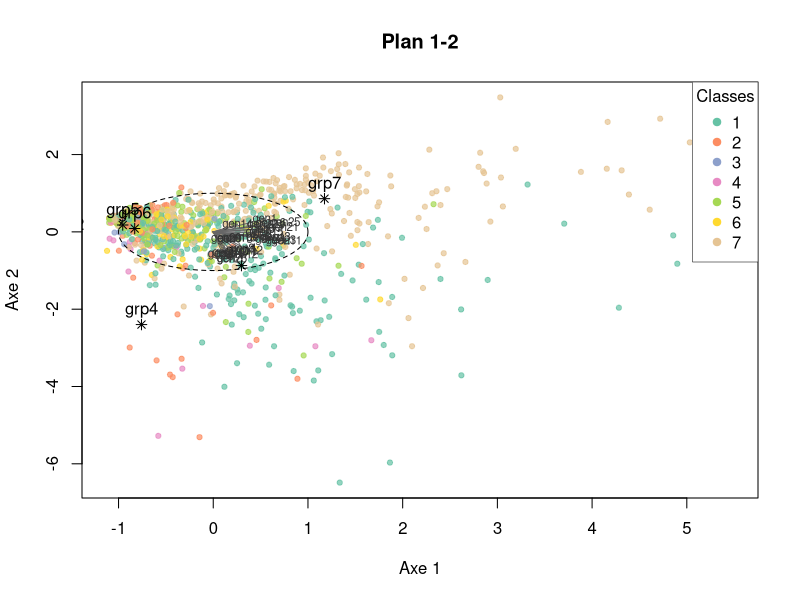
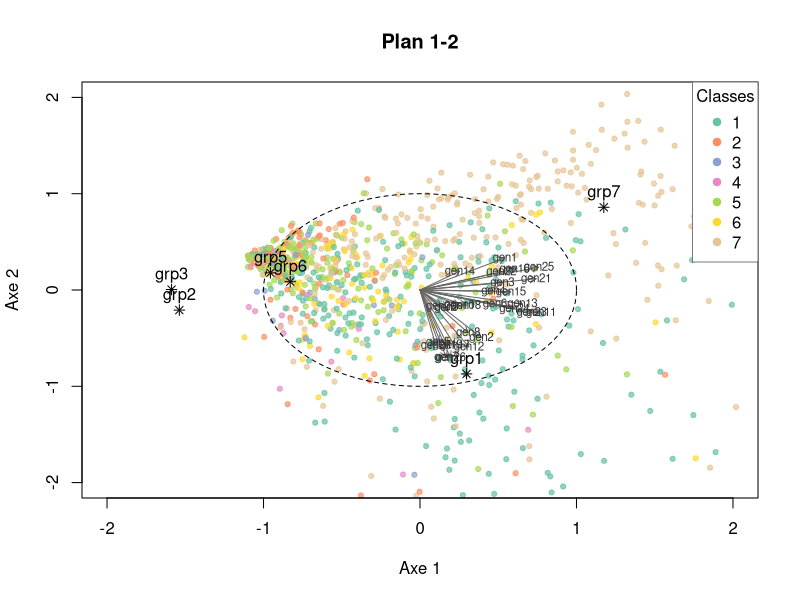
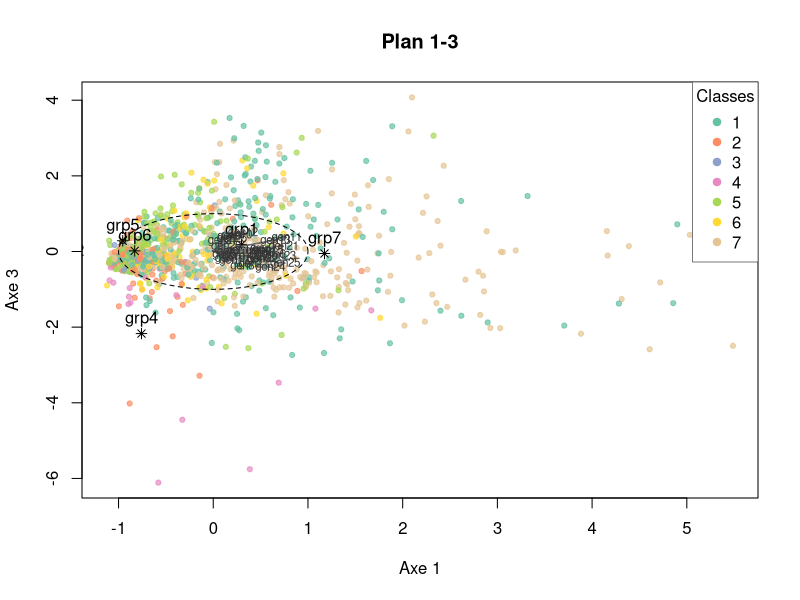
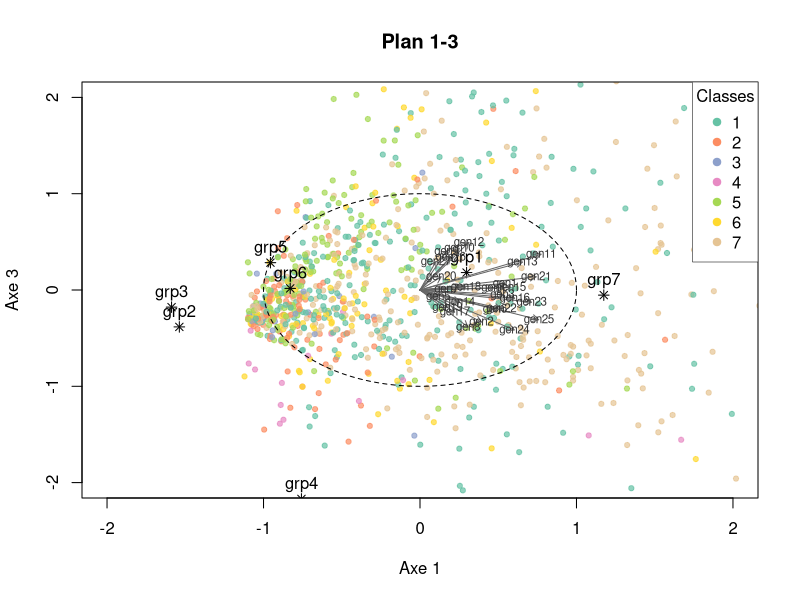
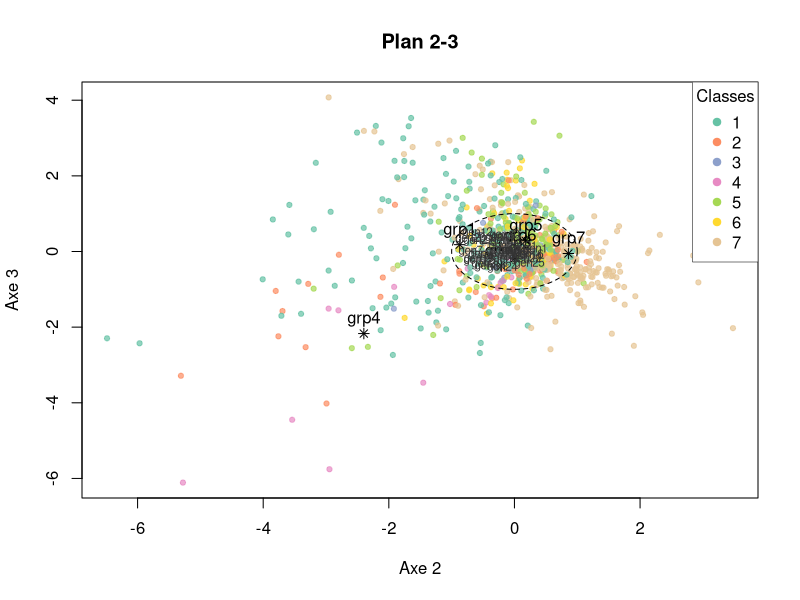
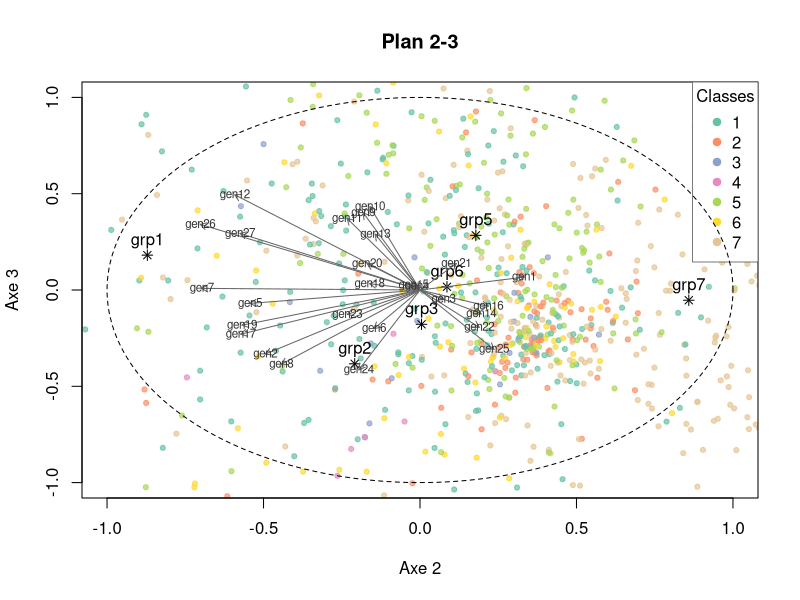

The R source for these figures, in order:
## ---- chunk 1

knitr::opts_chunk$set(echo = TRUE)

## ---- chunk 2

# Matrice de pondération diagonale à partir d’un vecteur w

Wmat <- function(w) {
  if (is.null(w)) return(NULL)
  diag(as.numeric(w), nrow = length(w))
}

# Norme pondérée avec w vecteur poids ou W matrice diag

w_norm2 <- function(v, w) {
  if (is.null(w)) return(as.numeric(t(v) %*% v))
  as.numeric(t(v) %*% (w * v))
}

# Produit scalaire pondéré

w_prod <- function(a, b, w) {
  if (is.null(w)) return(as.numeric(t(a) %*% b))
  as.numeric(t(a) %*% (w * b))
}

# Racine symétrique de M (M supposée SPD ou semi-définie)

M_half <- function(M) {
  ev <- eigen(M, symmetric = TRUE)
  vals <- pmax(ev$values, 0)
  vecs <- ev$vectors
  vecs %*% diag(sqrt(vals), length(vals)) %*% t(vecs)
}

# Inverse de la racine symétrique de M (pseudo-inverse si valeurs nulles)

M_half_inv <- function(M) {
  ev <- eigen(M, symmetric = TRUE)
  vals <- ev$values
  vecs <- ev$vectors
  invvals <- ifelse(vals > 0, 1 / sqrt(vals), 0)
  vecs %*% diag(invvals, length(invvals)) %*% t(vecs)
}

## ---- chunk 3

adpls_part1 <- function(X, Y, H = 2, w = NULL, M = NULL, center_scale = TRUE) {
  
# Conversion explicite en matrices et extraction des dimensions
  X <- as.matrix(X)
  Y <- as.matrix(Y)
  n <- nrow(X)
  p <- ncol(X)
  
# Vérification : X et Y doivent décrire les mêmes individus
  if (nrow(Y) != n) stop(" X et Y doivent avoir le même nombre de lignes (individus)")

# Construction du vecteur de poids w 
  if (is.null(w)) w <- rep(1 / n, n)
  w <- as.numeric(w)
  if (length(w) != n) stop("Longueur de w différente de n (nrow(X))")
  W <- diag(w)
  
# Centrage-réduction éventuel de X
  if (center_scale) X <- scale(X, center = TRUE, scale = TRUE)
  
# Matrice métrique M (M = I par défaut)
  if (is.null(M)) M <- diag(1, p)
  if (!all(dim(M) == c(p, p))) stop("M doit être p x p")
  
# Calcul de racines de M
  sqrtM <- M_half(M)
  inv_sqrtM <- M_half_inv(M)
  
# Projecteur Pi_Y
  YYw <- t(Y) %*% (W %*% Y)
  inv_YYw <- solve(YYw)
  PiY <- Y %*% inv_YYw %*% t(Y) %*% W
  
# Projection de X sur l'espace de Y
  Xhat <- PiY %*% X
  
# Matrice E (pour la diagonalisation)
  E <- t(Xhat) %*% (W %*% Xhat)
  
# Réservation des objets de sortie
  if (is.null(H) || !is.numeric(H) || H < 1) stop("H doit être un entier positif")
  H <- as.integer(H)
  U_list <- vector("list", H) 
  F <- matrix(0, n, H)
  Ftilde <- matrix(0, n, H)
  
# Boucle sur h = 1...H
  for (h in seq_len(H)) {
    if (h == 1) {
      
# Première composante : diagonalisation de E* = M^{1/2} E M^{1/2}
      Estar <- sqrtM %*% E %*% sqrtM
      ev <- eigen(Estar, symmetric = TRUE)
      
# Vecteur propre principal en métrique transformée
      ustar <- ev$vectors[, 1]
      
# Retour dans l'espace u : u = M^{-1/2} u*
      u <- inv_sqrtM %*% ustar
      
# Normalisation selon la contrainte u'Mu = 1
      unorm <- as.numeric(t(u) %*% (M %*% u))
      if (unorm <= 0) stop("Norme u'Mu non strictement positive")
      u <- u / sqrt(unorm)
      
    } else {
      
# Construction de D' = F_{h-1}' W X
      Fprev <- F[, 1:(h - 1), drop = FALSE]
      Dprime <- t(Fprev) %*% (W %*% X)
      D <- t(Dprime)
      
# Construction de Pi_{D^\perp} = I - D(D'MD)^{-1}D'M
      inner <- t(D) %*% (M %*% D)
      inv_inner <- solve(inner)
      PiDperp <- diag(1, p) - D %*% inv_inner %*% t(D) %*% M
      
# Matrice à diagonaliser : M^{1/2} Pi_{D^\perp} E M Pi_{D^\perp}' M^{1/2}
      Estar_proj <- sqrtM %*% PiDperp %*% E %*% t(PiDperp) %*% sqrtM
      ev <- eigen(Estar_proj, symmetric = TRUE)
      
# Premier vecteur propre dans l’espace réduit
      ustar <- ev$vectors[, 1]
      u <- inv_sqrtM %*% ustar
      
# Normalisation selon la contrainte u'Mu = 1
      unorm <- as.numeric(t(u) %*% (M %*% u))
      if (unorm <= 0) stop(paste("Norme u'Mu non positive (h=", h, ")", sep = ""))
      u <- u / sqrt(unorm)
    }
    
# Calcul du score f_h = X M u
    f_h <- X %*% (M %*% u)
    
# Normalisation pondérée : f_tilde_h = f_h / ||f_h||_W
    fnorm2 <- as.numeric(t(f_h) %*% (W %*% f_h))
    if (fnorm2 <= 0) stop(paste("Norme de f_h <= 0 (h=", h, ")", sep = ""))
    ftilde_h <- f_h / sqrt(fnorm2)
    
# Stockage des résultats
    U_list[[h]] <- as.numeric(u)
    F[, h] <- as.numeric(f_h)
    Ftilde[, h] <- as.numeric(ftilde_h)
  }
  
# Conversion de la liste de vecteurs en matrice p x H
  U_mat <- do.call(cbind, U_list)
  colnames(U_mat) <- paste0("u", seq_len(ncol(U_mat)))
  colnames(F) <- paste0("f", seq_len(ncol(F)))
  colnames(Ftilde) <- paste0("f_tilde", seq_len(ncol(Ftilde)))
  
  return(list(U = U_mat, F = F, Ftilde = Ftilde, Xhat = Xhat, 
              E = E, PiY = PiY, M = M, w = w))
}
## ---- chunk 4

adpls_part2 <- function(X, Y, H = 2, w = NULL, M = NULL, center_scale = TRUE) {
  
# Réutilise la fonction adpls_part1
  part1 <- adpls_part1(X, Y, H, w, M, center_scale)
  
# Préparation des objets utiles
  X <- as.matrix(X)
  if (center_scale) X <- scale(X,             # centrer-réduire X si nécessaire
                               center = TRUE, 
                               scale = TRUE)   
  n <- nrow(X)
  W <- diag(part1$w)
  M <- part1$M
  F <- part1$F
  U <- part1$U
  Xhat <- part1$Xhat
  E <- part1$E
  
# Calcul de l'inertie totale sur X transformé
  total_inertia <- sum(diag(t(X) %*% (W %*% X)))
  
# Réservation des vecteurs résultats
  S_vec <- numeric(H)
  R2_vec <- numeric(H)
  
# Boucle sur h
  for (h in seq_len(H)) {
    
# Extraction de f_h
    f_h <- F[, h, drop = FALSE]
    
# Norme pondérée
    fnorm2 <- as.numeric(t(f_h) %*% (W %*% f_h))
    
# Calcul de S(f_h)
    S_vec[h] <- fnorm2 / total_inertia
    
# Projection PiY*f_h
    fhat_h <- part1$PiY %*% f_h
    
# Norme pondérée de la projection
    top_val <- as.numeric(t(fhat_h) %*% (W %*% fhat_h))
    
# Calcul du coefficient de détermination R²
    R2_vec[h] <- top_val / fnorm2
  }
  
# Ajout des indicateurs au résultat final
  part1$S <- S_vec
  part1$R2 <- R2_vec
  
  return(part1)
}

## ---- chunk 5

adpls_part3 <- function(X, Y, H = 2, w = NULL, M = NULL, center_scale = TRUE) {

# Réutilise la fonction adpls_part2
  part2 <- adpls_part2(X, Y, H, w, M, center_scale)
  
# Préparation des objets utiles
  W <- diag(part2$w)
  F <- part2$F
  Y <- as.matrix(Y)
  
# Calcul des centres de gravité : G = (Y'WY)^{-1} Y'WF
  YtWY <- t(Y) %*% W %*% Y
  YtWF <- t(Y) %*% W %*% F
  G <- solve(YtWY, YtWF)
  
  rownames(G) <- colnames(Y)
  colnames(G) <- paste0("Axe_", seq_len(H))
  
# Ajout des résultats
  part2$centers <- G
  
  return(part2)
}

## ---- chunk 6

adpls_part4 <- function(X, Y, H = 2, w = NULL, M = NULL, center_scale = TRUE) {

# Réutilise la fonction adpls_part3
  part3 <- adpls_part3(X, Y, H, w, M, center_scale)
  
# Préparation des objets utiles
  W <- diag(part3$w)
  F <- part3$F
  
# X transformé de la même manière que dans la partie 1
  X <- as.matrix(X)
  if (center_scale) X <- scale(X, center = TRUE, scale = TRUE)
  n <- nrow(X)
  p <- ncol(X)
  
# Matrice des corrélations
  C <- matrix(0, nrow = p, ncol = H)
  
# Calcul de corrélations pondérées entre X_j et f_h
  for (j in 1:p) {
    xj <- X[, j]
    norm_xj <- sqrt(as.numeric(t(xj) %*% (W %*% xj)))
    
    for (h in 1:H) {
      fh <- F[, h]
      norm_fh <- sqrt(as.numeric(t(fh) %*% (W %*% fh)))
      if (norm_xj == 0 || norm_fh == 0) {
        C[j, h] <- 0
      } else {
        C[j, h] <- as.numeric(t(xj) %*% (W %*% fh)) / (norm_xj * norm_fh)
      }
    }
  }
  
  rownames(C) <- colnames(X)
  colnames(C) <- paste0("Axe_", seq_len(H))
  
# Ajout des résultats
  part3$var_coords <- C
  
  return(part3)
}

## ---- chunk 7

adpls_full <- function(X, Y, H=2, w=NULL, M=NULL, center_scale=TRUE){
  
# Fonctions utilitaires internes
  Wmat <- function(w) {
    if (is.null(w)) return(NULL)
    diag(as.numeric(w), nrow = length(w))
  }

  w_norm2 <- function(v, w) {
    if (is.null(w)) return(sum(v^2))
    as.numeric(t(v) %*% (w * v))
  }

  w_prod <- function(a, b, w) {
    if (is.null(w)) return(as.numeric(t(a) %*% b))
    as.numeric(t(a) %*% (w * b))
  }

  M_half <- function(M) {
    ev <- eigen(M, symmetric = TRUE)
    vals <- pmax(ev$values, 0)
    vecs <- ev$vectors
    vecs %*% diag(sqrt(vals), length(vals)) %*% t(vecs)
  }
  
  M_half_inv <- function(M) {
    ev <- eigen(M, symmetric = TRUE)
    vals <- ev$values
    vecs <- ev$vectors
    invvals <- ifelse(vals > 0, 1 / sqrt(vals), 0)
    vecs %*% diag(invvals, length(invvals)) %*% t(vecs)
  }
 
 if (is.null(w)) w <- rep(1 / nrow(X), nrow(X))
  
# Enchainement des étapes de calcul
  part1 <- adpls_part1(X = X, Y = Y, H = H, w = w, M = M, center_scale = center_scale)
  part2 <- adpls_part2(X = X, Y = Y, H = H, w = w, M = M, center_scale = center_scale)
  part3 <- adpls_part3(X = X, Y = Y, H = H, w = w, M = M, center_scale = center_scale)
  part4 <- adpls_part4(X = X, Y = Y, H = H, w = w, M = M, center_scale = center_scale)

# Extraction et renvoi des résultats essentiels 
  return(list(F = part1$F, 
              Ftilde = part1$Ftilde,
              S = part2$S, 
              R2 = part2$R2,
              centers = part3$centers,
              var_coords = part4$var_coords))
}
## ---- chunk 8

library(RColorBrewer)

plot_adpls <- function(out, Y = NULL, Y_labels = NULL, h = 1, m = 2,
                       show_variables = TRUE, circle = TRUE,
                       main = NULL, cex_ind = 0.7, cex_cent = 1.0,
                       xlim = NULL, ylim = NULL) {

  Ftilde <- out$Ftilde
  centers <- out$centers
  var_coords <- out$var_coords
  n <- nrow(Ftilde)
  
# Identification des étiquettes de classes
  if (is.null(Y_labels) & !is.null(Y)) {
    lab <- apply(Y, 1, function(r) which(r == 1))
    Y_labels <- factor(lab)
  } else if (is.null(Y_labels)) {
    stop("Y_labels ou Y doivent être fournis!")
  }
  
# Coordonnées des individus sur les axes (h, m)
  xind <- Ftilde[, h]
  yind <- Ftilde[, m]
  classes <- as.factor(Y_labels)
  
# Palette de couleurs
  n_classes <- length(levels(classes))
  cols <- brewer.pal(min(max(n_classes, 3), 8), "Set2")
  if (n_classes > 8) cols <- rep(cols, length.out = n_classes)
  
# Tracé des individus
  plot(xind, yind,
       col = adjustcolor(cols[as.numeric(classes)], alpha.f = 0.7),
       pch = 19,
       cex = cex_ind,
       xlab = paste0("Axe ", h),
       ylab = paste0("Axe ", m),
       main = main,
       bg = "white",
       xlim = xlim,
       ylim = ylim)
  
# Légende
  legend("topright",
         legend = levels(classes),
         col = cols,
         pch = 19,
         cex = 1,
         title = "Classes",
         bg = "white",
         box.lwd = 0.5, 
         box.col = "black",
         text.col = "black")
  
# Centres de gravité
  points(centers[, h], centers[, m], col = "black", pch = 8, cex = cex_cent)
  text(centers[, h], centers[, m], labels = rownames(centers), pos = 3)
  
# Représentation des variables dans le plan
  if (show_variables) {
    arrows(rep(0, nrow(var_coords)), rep(0, nrow(var_coords)),
           var_coords[, h], var_coords[, m],
           length = 0.07, col = "grey40", lwd = 1)
    
    text(var_coords[, h], var_coords[, m],
         labels = rownames(var_coords),
         cex = 0.7, col = "grey20")
    
# Cercle unité pour l'interprétation des corrélations
    if (circle) {
      angles <- seq(0, 2*pi, length.out = 200)
      lines(cos(angles), sin(angles), lty = 2, col = "black")
    }
  }
}

# Opérateur utilitaire : renvoie a si non nul, sinon b
`%||%` <- function(a, b) if (!is.null(a)) a else b

## ---- chunk 9
data <- read.table("Datagenus.csv", header = TRUE)
X <- scale(as.matrix(data[, paste0("gen", 1:27)]), center = TRUE, scale = TRUE)
grp <- as.factor(data$forest)
Y <- model.matrix(~ grp - 1)
## ---- chunk 10
M1 <- diag(1, ncol(X))

#adls
out1 <- adpls_full(X, Y, H = 3, w = rep(1 / nrow(X), nrow(X)), M = M1, center_scale = FALSE)

data.frame(
  Axe = 1:3,
  S = round(out1$S, 3),
  R2 = round(out1$R2, 3),
  Discriminant = round(out1$S * out1$R2, 3)
)
## ---- chunk 11
X2 <- as.matrix(data[, paste0("gen", 1:27)])
grp <- as.factor(data$forest)
Y <- model.matrix(~ grp- 1)

variances2 <- apply(X2, 2, var)
M2 <- diag(1 / variances2)

# standartisation
X_scaled2 <- scale(X, center = TRUE, scale = TRUE)

# adpls
out_M2 <- adpls_full(X_scaled2, Y, H = 3, M = M2)

# S, R2, Discriminant
data.frame(
  Axe = 1:3,
  S = round(out_M2$S, 3),
  R2 = round(out_M2$R2, 3),
  Discriminant = round(out_M2$S * out_M2$R2, 3)
)
## ---- chunk 12
data <- read.table("Datagenus.csv", header = TRUE)

X <- scale(as.matrix(data[, paste0("gen", 1:27)]), center = TRUE, scale = TRUE)
grp <- as.factor(data$forest)
Y <- model.matrix(~ grp - 1)

#choosing M
M <- diag(1, ncol(X))

#adls
out <- adpls_full(X, Y, H = 3, w = rep(1 / nrow(X), nrow(X)), M = M, center_scale = FALSE)

data.frame(
  Axe = 1:3,
  S = round(out$S, 3),
  R2 = round(out$R2, 3),
  Discriminant = round(out$S * out$R2, 3)
)
## ---- chunk 13
plot12 <- plot_adpls(out, Y = Y, Y_labels = grp, h = 1, m = 2, show_variables = TRUE, main = "Plan 1-2")
## ---- chunk 14
plot_adpls(
  out,
  Y = Y,
  Y_labels = grp,
  h = 1,
  m = 2,
  show_variables = TRUE,
  main = "Plan 1-2",
  xlim = c(-2, 2),
  ylim = c(-2, 2)
)
## ---- chunk 15
plot13 <- plot_adpls(out, Y = Y, Y_labels = grp, h = 1, m = 3, show_variables = TRUE, main = "Plan 1-3")
## ---- chunk 16
plot_adpls(
  out,
  Y = Y,
  Y_labels = grp,
  h = 1,
  m = 3,
  show_variables = TRUE,
  main = "Plan 1-3",
  xlim = c(-2, 2),
  ylim = c(-2, 2)
)
## ---- chunk 17
plot23 <- plot_adpls(out, Y = Y, Y_labels = grp, h = 2, m = 3, show_variables = TRUE, main = "Plan 2-3")
## ---- chunk 18
plot_adpls(
  out,
  Y = Y,
  Y_labels = grp,
  h = 2,
  m = 3,
  show_variables = TRUE,
  main = "Plan 2-3",
  xlim = c(-1, 1),
  ylim = c(-1, 1)
)
